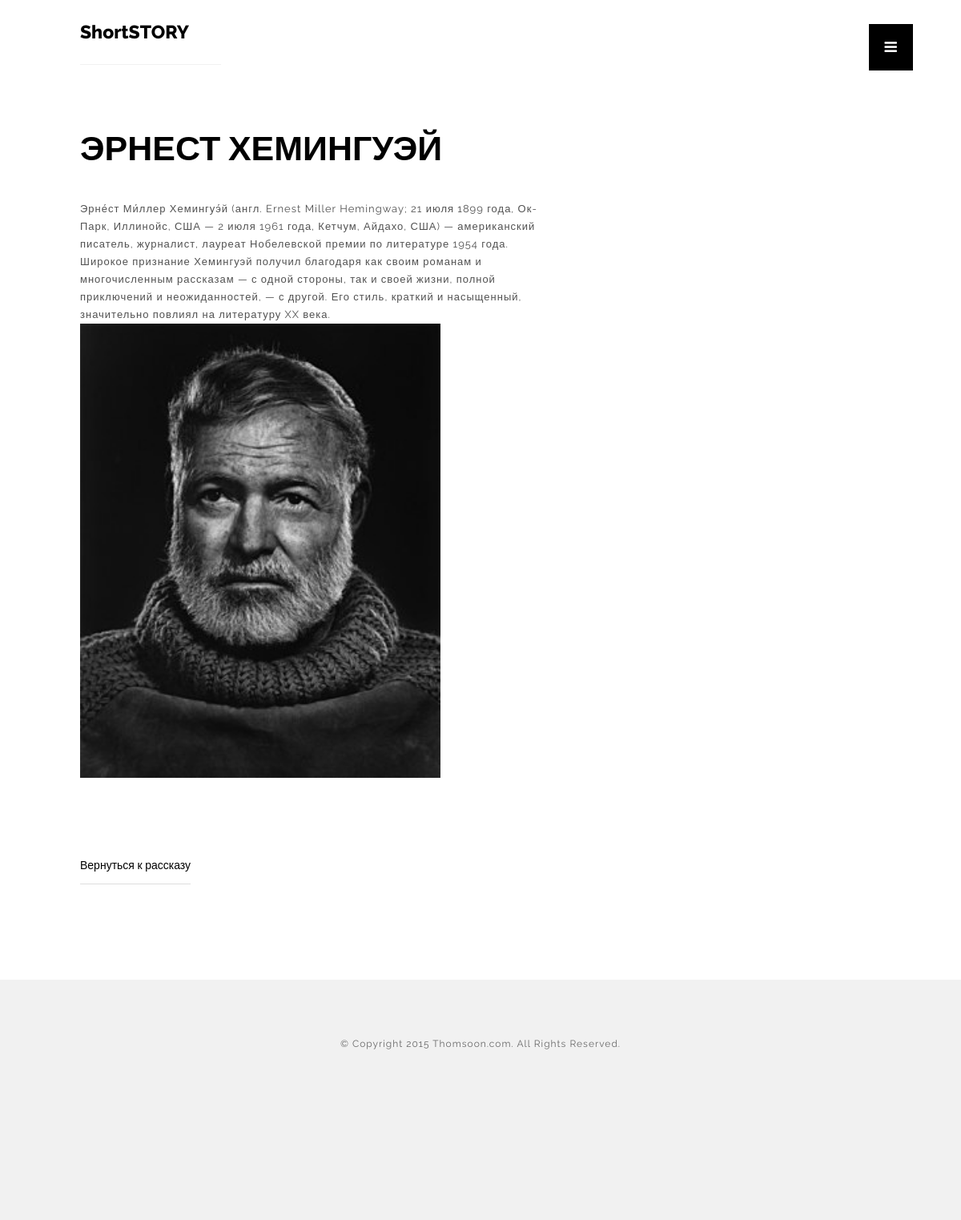
Page /author/hemingway/ (signed in) on the committed database.
### shortstoryapp/models.py (models this page shows, shortened)
class Author(models.Model):
    name            = models.CharField("Имя", max_length=100)
    description     = models.TextField("Описание")
    image           = models.ImageField("Изображение", upload_to="authors_image/")
    url             = models.SlugField(max_length=130, unique=True)
    class Meta:
        verbose_name = "Писатель"
        verbose_name_plural = "Писатели"

### shortstoryapp/views.py (the view)
# urls.py: path("author/<str:slug>/", login_required(views.AuthorView.as_view()), name = "author"),
class AuthorView(DetailView):
    model = Author
    template_name = 'shortstoryapp/author.html'
    slug_field = "url"

### templates/shortstoryapp/author.html (shortened to what this page needs)
{% extends 'shortstoryapp/base.html' %}
  {% block content %}
  <div class="content" id="ajax-content">
        <div class="text-intro">
          <h1>{{ author.name }}</h1>
              <div class="two-column">
		            <p>{{ author.description }}</p>
		          </div>
              <br/><br/><br/>
              <div class="one-colomn">
                <img src="{{ author.image.url }}" width="450" height="auto">
              </div>
					        <div class="prev-next">
					          <div class="prev-button"><a href="javascript:history.back()">Вернуться к рассказу</a></div>
					        </div>
            </div>
    </div>
{% endblock content %}

### templates/shortstoryapp/base.html (shortened to what this page needs)
{% extends 'base.html' %}

### templates/base.html (shortened to what this page needs)
<!doctype html>
{% load static %}
<html lang="en">
<head>
  <link rel="stylesheet" href="{% static 'css/reset.css' %}">
  <link rel="stylesheet" href="{% static 'css/style.css' %}">
  <link rel="stylesheet" href="{% static 'css/style-responsive.css' %}">
  <link rel="stylesheet" href="http://maxcdn.bootstrapcdn.com/font-awesome/4.3.0/css/font-awesome.min.css">
</head>
<body>
{% include 'include/header.html' %}
<div class="content" id="ajax-content">
  <div class="text-intro">
  {% block content %}
  {% endblock content %}
  </div>
</div>
{% include 'include/footer.html' %}
</body>
</html>

### templates/include/header.html
<header id="fullscreen">
    <div class="logo" id="full"><a class="ajax-link" href="/">ShortSTORY</a></div>
      <div class="menu-index" id="button">
      <i class="fa fa-bars"></i>
      </div>
</header>

### templates/include/footer.html (shortened to what this page needs)
<footer>
  <div class="footer-margin">
    <div class="copyright">© Copyright 2015 Thomsoon.com. All Rights Reserved.</div>
  </div>
</footer>

### static/css/style.css (style rules this page uses)
body { font-family: 'Raleway', sans-serif; font-size:14px; font-weight: 400; overflow-y:scroll; -webkit-font-smoothing: antialiased; }
p { font-family: 'Raleway', sans-serif; font-size:14px; font-weight: 400; }
a { text-decoration:none; -webkit-transition: all 0.2s ease-in; -moz-transition: all 0.2s ease-in; -ms-transition: all 0.2s ease-in; -o-transition: all 0.2s ease-in; transition: all 0.2s ease-in; border-bottom:1px solid #dedede; }
#full { width:1140px; position: relative; top:0; margin:0 auto; z-index: 9997; }
#fullscreen { display:none; position:absolute; top:0; width:100%; margin:0 auto; height:80px; z-index: 9998; }
.menu-index { position: fixed; right: 5%; top: 30px; z-index: 99999; padding:20px; background:black; cursor:pointer; }
.menu-index i { float:right; font-size:18px; color:white; padding-right:0px !important; }
header a { color:#000000; }
header .logo > a { font-size:23px; font-weight:800; float:left; line-height:80px; padding-right:40px; border-bottom: 1px solid #f1f1f1; }
.two-column { width:60%; position:relative; float:left; }
.two-column p { width:100% !important; }
.content { position:relative; width:1140px; margin:50px auto; }
.content .text-intro { width: 1140px; margin-top: 150px; margin: 150px auto 0; }
.content .text-intro h1 { font-size:43px; width:40%; text-transform:uppercase; color:#000000; font-weight:900; line-height:70px; }
.content .text-intro p { font-size:13px; color:#515151; margin-top:30px; font-weight:400; line-height:22px; letter-spacing:1px; width:40%; }
.prev-next { width:100%; max-width:1170px; margin:0 auto; padding-top:100px; }
.prev-next a { color:black; font-weight:500; padding-bottom: 15px; }
.prev-button { width:50%; position:relative; float:left; text-align:left; }
#ajax-content { width:100%; }
footer { background: #f1f1f1; width:100%; margin-top:150px; height:300px; overflow:hidden; position:relative; z-index:10; }
.footer-margin { width:1140px; margin: 30px auto; line-height: 100px; }
.footer-margin .copyright { color: #686868; letter-spacing: 1px; font-size: 12px; width: 100%; text-align:center; float: left; }

### static/css/style-responsive.css (style rules this page uses)
@media all and (max-width: 1330px) and (min-width: 1180px) { .content .text-intro { width:1000px; } }
@media all and (max-width: 1330px) and (min-width: 1180px) { .footer-margin { width:1000px; } }
@media all and (max-width: 1330px) and (min-width: 1180px) { .content .text-intro h1, .content .text-intro p { width:60%; } }
@media all and (max-width: 1330px) and (min-width: 1180px) { #full { width:1000px; } }
@media all and (max-width: 1330px) and (min-width: 1180px) { .prev-next { max-width:1000px; } }

### rows in the picture
Author: name "ЭРНЕСТ ХЕМИНГУЭЙ", description "Эрне́ст Ми́ллер Хемингуэ́й (англ. Ernest Miller Hemingway; 21 июля 1899 года, Ок-Парк, Иллинойс, США — 2 июля 1961 года, Кетчум, Айдахо, США) — американский писатель, журналист, лауреат Нобелевской премии по литературе 1954 года. Широкое признание Хемингуэй получил благодаря как своим романам и многочисленным рассказам — с одной стороны, так и своей жизни, полной приключений и неожиданностей, — с другой. Его стиль, краткий и насыщенный, значительно повлиял на литературу XX века.", image (picture)
